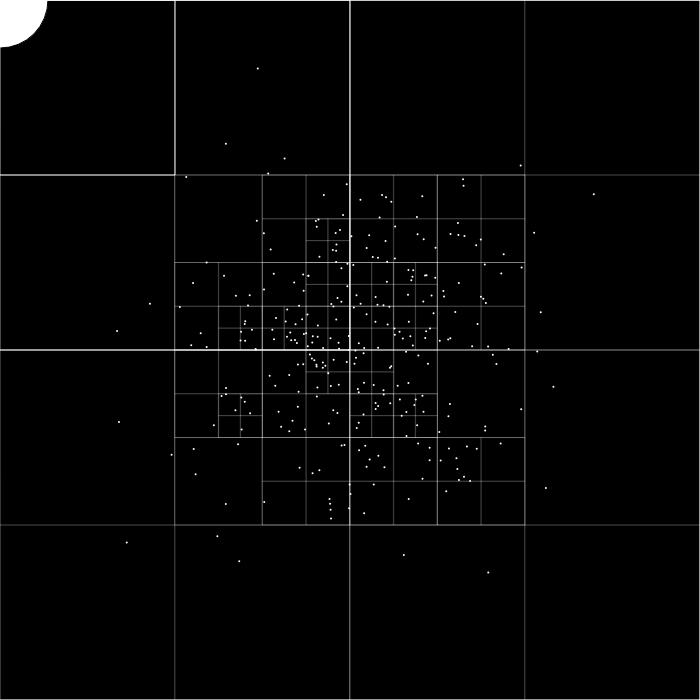
Frame 1 (no input)
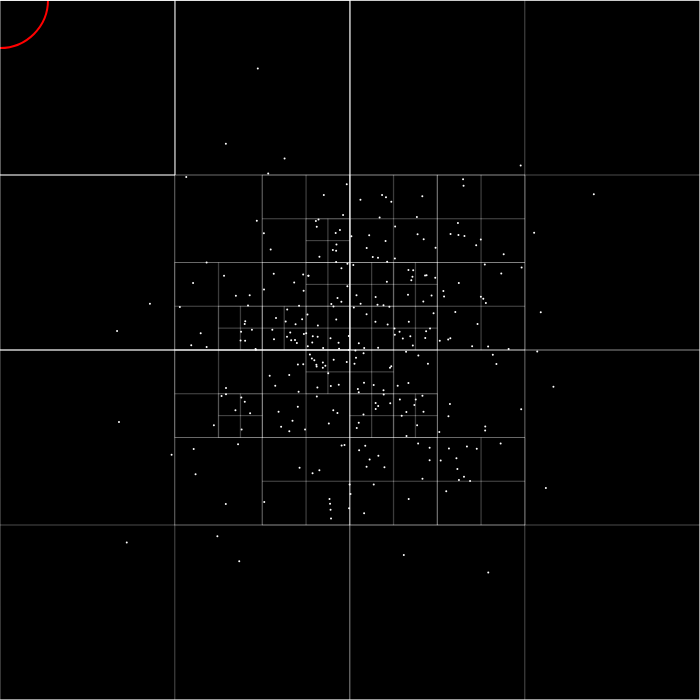
Frame 60 (no input)
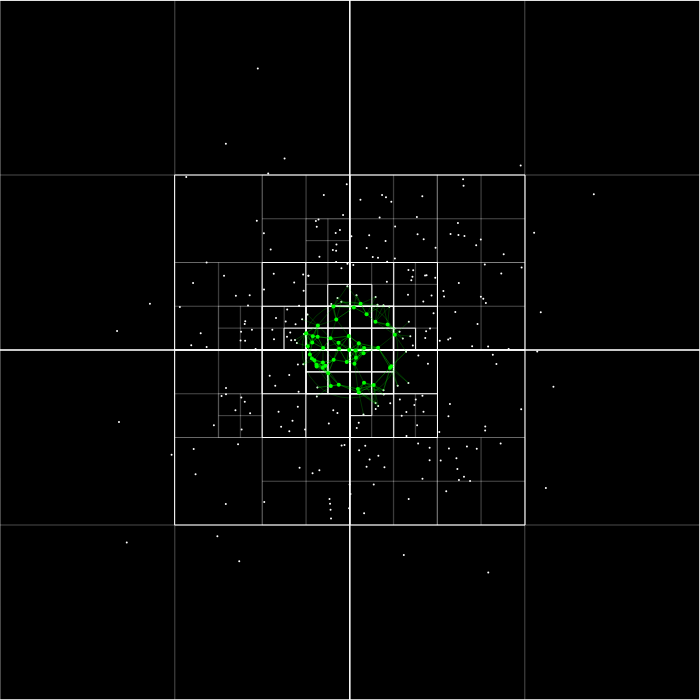
Frame 120 (the mouse pressed at the canvas centre since frame 60)

The p5.js sketch that drew these frames (run headless with seeded random() and noise() and a simulated clock; from frame 60 on, the mouse is pressed at the canvas centre):

// p5.js sketch
// ── sketch.js
let qtree;
let particleCount = 300;
let particles = []

let withCircle;

function setup() {
  createCanvas(700, 700);
  background(255);  
  
  let boundary = new Rectangle(width , height , width *2 , height *2 );
  qtree = QuadTree.create(boundary,4);
  
  for (let i = 0; i < particleCount; i++) {
    let x = randomGaussian(width / 2, width / 8);
    let y = randomGaussian(height / 2, height / 8);
    let p = new Point(x, y);
    particles.push(p);
    qtree.insert(p);
  }

  withCircle= createCheckbox('Circular');
  withCircle.checked(true);

  let totalP = createP(particleCount);
  totalP.html(`Cantidad de Puntos: ${particleCount}`);
  total = createSlider(1, 1000, 300);
  total.size(400, 20);

  total.input(function() {
    particleCount = total.value();
    totalP.html(`Cantidad de Puntos: ${particleCount}`);
    particles=[];

    createCanvas(700, 700);
    background(255);  
    
    let boundary = new Rectangle(width , height , width *2 , height *2 );
    qtree = QuadTree.create(boundary,4);      

    for (let i = 0; i < particleCount; i++) {
      let x = randomGaussian(width / 2, width / 8);
      let y = randomGaussian(height / 2, height / 8);
      let p = new Point(x, y);
      particles.push(p);
      qtree.insert(p);
    }
    if (particleCount < particles.length) {
      particles.splice(0, particles.length - particleCount);
    }
  });

}

function draw() {
  background(0);

  let range;
  if (withCircle.checked()) {
    range = new Circle(mouseX, mouseY, 48);  
    ellipse(range.x, range.y, range.r * 2);
  }
  else {
    range = new Rectangle(mouseX, mouseY, 50, 50)
    rect(range.x, range.y, range.w , range.h );
  }
  show(qtree, range);
  stroke("red");
  
  let points = qtree.query(range);
  for (let p of points) {
    stroke(0, 255, 0);
    strokeWeight(4);
    point(p.x, p.y);

    if (mouseIsPressed) {
      let neighbors = qtree.closest(new Point(p.x, p.y), 8);
      stroke(0, 255, 0, 50);
      strokeWeight(1);
      for (let n of neighbors) {
        line(p.x, p.y, n.x, n.y);
      }
    }
  }
}

function show(qtree, range) {
  noFill();
  strokeWeight(1);
  rectMode(CENTER);
  stroke(255, 41);
  if (range.intersects(qtree.boundary)) {
    stroke(255);
  }
  rect(qtree.boundary.x, qtree.boundary.y, qtree.boundary.w, qtree.boundary.h);

  stroke(255);
  strokeWeight(2);
  for (let p of qtree.points) {
    point(p.x, p.y);
  }

  if (qtree.divided) {
    show(qtree.northeast, range);
    show(qtree.northwest, range);
    show(qtree.southeast, range);
    show(qtree.southwest, range);
  }
}

// ── quadtree.js
// QuadTree

class Point {
  constructor(x, y, data) {
    this.x = x;
    this.y = y;
    this.userData = data;
  }

  // Pitagoras: a^2 = b^2 + c^2
  distanceFrom(other) {
    const dx = other.x - this.x;
    const dy = other.y - this.y;
    return Math.sqrt(dx * dx + dy * dy);
  }
}

class Rectangle {
  constructor(x, y, w, h) {
    this.x = x;
    this.y = y;
    this.w = w;
    this.h = h;
    this.left = x - w / 2;
    this.right = x + w / 2;
    this.top = y - h / 2;
    this.bottom = y + h / 2;
  }

  contains(point) {
    return (
      this.left <= point.x && point.x <= this.right &&
      this.top <= point.y && point.y <= this.bottom
    );
  }

  intersects(range) {
    return !(
      this.right < range.left || range.right < this.left ||
      this.bottom < range.top || range.bottom < this.top
    );
  }

  subdivide(quadrant) {
    switch (quadrant) {
      case 'ne':
        return new Rectangle(this.x + this.w / 4, this.y - this.h / 4, this.w / 2, this.h / 2);
      case 'nw':
        return new Rectangle(this.x - this.w / 4, this.y - this.h / 4, this.w / 2, this.h / 2);
      case 'se':
        return new Rectangle(this.x + this.w / 4, this.y + this.h / 4, this.w / 2, this.h / 2);
      case 'sw':
        return new Rectangle(this.x - this.w / 4, this.y + this.h / 4, this.w / 2, this.h / 2);
    }
  }

  xDistanceFrom(point) {
    if (this.left <= point.x && point.x <= this.right) {
      return 0;
    }

    return Math.min(
      Math.abs(point.x - this.left),
      Math.abs(point.x - this.right)
    );
  }

  yDistanceFrom(point) {
    if (this.top <= point.y && point.y <= this.bottom) {
      return 0;
    }

    return Math.min(
      Math.abs(point.y - this.top),
      Math.abs(point.y - this.bottom)
    );
  }

  distanceFrom(point) {
    const dx = this.xDistanceFrom(point);
    const dy = this.yDistanceFrom(point);

    return Math.sqrt(dx * dx + dy * dy);
  }
}

// clase circulo para una consulta circular
class Circle {
  constructor(x, y, r) {
    this.x = x;
    this.y = y;
    this.r = r;
    this.rSquared = this.r * this.r;
  }

  contains(point) {
    // check if the point is in the circle by checking if the euclidean distance of
    // the point and the center of the circle if smaller or equal to the radius of
    // the circle
    let d = Math.pow((point.x - this.x), 2) + Math.pow((point.y - this.y), 2);
    return d <= this.rSquared;
  }

  intersects(range) {

    let xDist = Math.abs(range.x - this.x);
    let yDist = Math.abs(range.y - this.y);

    // radius of the circle
    let r = this.r;

    let w = range.w / 2;
    let h = range.h / 2;

    let edges = Math.pow((xDist - w), 2) + Math.pow((yDist - h), 2);

    // no intersection
    if (xDist > (r + w) || yDist > (r + h))
      return false;

    // intersection within the circle
    if (xDist <= w || yDist <= h)
      return true;

    // intersection on the edge of the circle
    return edges <= this.rSquared;
  }
}

class QuadTree {
  constructor(boundary, capacity) {
    if (!boundary) {
      throw TypeError('boundary is null or undefined');
    }
    if (!(boundary instanceof Rectangle)) {
      throw TypeError('boundary should be a Rectangle');
    }
    if (typeof capacity !== 'number') {
      throw TypeError(`capacity should be a number but is a ${typeof capacity}`);
    }
    if (capacity < 1) {
      throw RangeError('capacity must be greater than 0');
    }
    this.boundary = boundary;
    this.capacity = capacity;
    this.points = [];
    this.divided = false;
  }

  get children() {
    if (this.divided) {
      return [
        this.northeast,
        this.northwest,
        this.southeast,
        this.southwest
      ];
    } else {
      return [];
    }
  }

  static create() {
    let DEFAULT_CAPACITY = 8;
    if (arguments.length === 0) {
      if (typeof width === "undefined") {
        throw new TypeError("No global width defined");
      }
      if (typeof height === "undefined") {
        throw new TypeError("No global height defined");
      }
      let bounds = new Rectangle(width / 2, height / 2, width, height);
      return new QuadTree(bounds, DEFAULT_CAPACITY);
    }
    if (arguments[0] instanceof Rectangle) {
      let capacity = arguments[1] || DEFAULT_CAPACITY;
      return new QuadTree(arguments[0], capacity);
    }
    if (typeof arguments[0] === "number" &&
        typeof arguments[1] === "number" &&
        typeof arguments[2] === "number" &&
        typeof arguments[3] === "number") {
      let capacity = arguments[4] || DEFAULT_CAPACITY;
      return new QuadTree(new Rectangle(arguments[0], arguments[1], arguments[2], arguments[3]), capacity);
    }
    throw new TypeError('Invalid parameters');
  }

  toJSON(isChild) {
    let obj = { points: this.points };
    if (this.divided) {
      if (this.northeast.points.length > 0) {
        obj.ne = this.northeast.toJSON(true);
      }
      if (this.northwest.points.length > 0) {
        obj.nw = this.northwest.toJSON(true);
      }
      if (this.southeast.points.length > 0) {
        obj.se = this.southeast.toJSON(true);
      }
      if (this.southwest.points.length > 0) {
        obj.sw = this.southwest.toJSON(true);
      }
    }
    if (!isChild) {
      obj.capacity = this.capacity;
      obj.x = this.boundary.x;
      obj.y = this.boundary.y;
      obj.w = this.boundary.w;
      obj.h = this.boundary.h;
    }
    return obj;
  }

  static fromJSON(obj, x, y, w, h, capacity) {
    if (typeof x === "undefined") {
      if ("x" in obj) {
        x = obj.x;
        y = obj.y;
        w = obj.w;
        h = obj.h;
        capacity = obj.capacity;
      } else {
        throw TypeError("JSON missing boundary information");
      }
    }
    let qt = new QuadTree(new Rectangle(x, y, w, h), capacity);
    qt.points = obj.points;
    if (
      "ne" in obj ||
      "nw" in obj ||
      "se" in obj ||
      "sw" in obj
    ) {
      let x = qt.boundary.x;
      let y = qt.boundary.y;
      let w = qt.boundary.w / 2;
      let h = qt.boundary.h / 2;

      if ("ne" in obj) {
        qt.northeast = QuadTree.fromJSON(obj.ne, x + w/2, y - h/2, w, h, capacity);
      } else {
        qt.northeast = new QuadTree(qt.boundary.subdivide('ne'), capacity);
      }
      if ("nw" in obj) {
        qt.northwest = QuadTree.fromJSON(obj.nw, x - w/2, y - h/2, w, h, capacity);
      } else {
        qt.northwest = new QuadTree(qt.boundary.subdivide('nw'), capacity);
      }
      if ("se" in obj) {
        qt.southeast = QuadTree.fromJSON(obj.se, x + w/2, y + h/2, w, h, capacity);
      } else {
        qt.southeast = new QuadTree(qt.boundary.subdivide('se'), capacity);
      }
      if ("sw" in obj) {
        qt.southwest = QuadTree.fromJSON(obj.sw, x - w/2, y + h/2, w, h, capacity);
      } else {
        qt.southwest = new QuadTree(qt.boundary.subdivide('sw'), capacity);
      }

      qt.divided = true;
    }
    return qt;
  }

  subdivide() {
    this.northeast = new QuadTree(this.boundary.subdivide('ne'), this.capacity);
    this.northwest = new QuadTree(this.boundary.subdivide('nw'), this.capacity);
    this.southeast = new QuadTree(this.boundary.subdivide('se'), this.capacity);
    this.southwest = new QuadTree(this.boundary.subdivide('sw'), this.capacity);

    this.divided = true;
  }

  insert(point) {
    if (!this.boundary.contains(point)) {
      return false;
    }

    if (this.points.length < this.capacity) {
      this.points.push(point);
      return true;
    }

    if (!this.divided) {
      this.subdivide();
    }

    return (
      this.northeast.insert(point) ||
      this.northwest.insert(point) ||
      this.southeast.insert(point) ||
      this.southwest.insert(point)
    );
  }

  query(range, found) {
    if (!found) {
      found = [];
    }

    if (!range.intersects(this.boundary)) {
      return found;
    }

    for (let p of this.points) {
      if (range.contains(p)) {
        found.push(p);
      }
    }
    if (this.divided) {
      this.northwest.query(range, found);
      this.northeast.query(range, found);
      this.southwest.query(range, found);
      this.southeast.query(range, found);
    }

    return found;
  }

  closest(searchPoint, maxCount = 1, maxDistance = Infinity) {
    if (typeof searchPoint === "undefined") {
      throw TypeError("Method 'closest' needs a point");
    }

    return this.kNearest(searchPoint, maxCount, maxDistance, 0, 0).found;
  }

  kNearest(searchPoint, maxCount, maxDistance, furthestDistance, foundSoFar) {
    let found = [];

    this.children.sort((a, b) => a.boundary.distanceFrom(searchPoint) - b.boundary.distanceFrom(searchPoint))
      .forEach((child) => {
        const distance = child.boundary.distanceFrom(searchPoint);
        if (distance > maxDistance) {
          return;
        } else if (foundSoFar < maxCount || distance < furthestDistance) {
          const result = child.kNearest(searchPoint, maxCount, maxDistance, furthestDistance, foundSoFar);
          const childPoints = result.found;
          found = found.concat(childPoints);
          foundSoFar += childPoints.length;
          furthestDistance = result.furthestDistance;
        }
      });

    this.points.sort((a, b) => a.distanceFrom(searchPoint) - b.distanceFrom(searchPoint))
      .forEach((p) => {
        const distance = p.distanceFrom(searchPoint);
        if (distance > maxDistance) {
          return;
        } else if (foundSoFar < maxCount || distance < furthestDistance) {
          found.push(p);
          furthestDistance = Math.max(distance, furthestDistance);
          foundSoFar++;
        }
      });

    return {
      found: found.sort((a, b) => a.distanceFrom(searchPoint) - b.distanceFrom(searchPoint)).slice(0, maxCount),
      furthestDistance
    };
  }

  forEach(fn) {
    this.points.forEach(fn);
    if (this.divided) {
      this.northeast.forEach(fn);
      this.northwest.forEach(fn);
      this.southeast.forEach(fn);
      this.southwest.forEach(fn);
    }
  }

  merge(other, capacity) {
    let left = Math.min(this.boundary.left, other.boundary.left);
    let right = Math.max(this.boundary.right, other.boundary.right);
    let top = Math.min(this.boundary.top, other.boundary.top);
    let bottom = Math.max(this.boundary.bottom, other.boundary.bottom);
    let height = bottom - top;
    let width = right - left;
    let midX = left + width / 2;
    let midY = top + height / 2;
    let boundary = new Rectangle(midX, midY, width, height);
    let result = new QuadTree(boundary, capacity);
    this.forEach(point => result.insert(point));
    other.forEach(point => result.insert(point));

    return result;
  }

  get length() {
    let count = this.points.length;
    if (this.divided) {
      count += this.northwest.length;
      count += this.northeast.length;
      count += this.southwest.length;
      count += this.southeast.length;
    }
    return count;
  }
}

if (typeof module !== "undefined") {
  module.exports = { Point, Rectangle, QuadTree, Circle };
}
